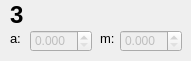
         <widget class="QWidget" name="page_7">
          <widget class="QLabel" name="label_21">
           <property name="geometry">
            <rect>
             <x>10</x>
             <y>0</y>
             <width>21</width>
             <height>31</height>
            </rect>
           </property>
           <property name="text">
            <string>&lt;h1&gt;3&lt;/h1&gt;</string>
           </property>
          </widget>
          <widget class="QLabel" name="label_27">
           <property name="geometry">
            <rect>
             <x>100</x>
             <y>30</y>
             <width>16</width>
             <height>16</height>
            </rect>
           </property>
           <property name="font">
            <font>
             <pointsize>10</pointsize>
            </font>
           </property>
           <property name="text">
            <string>m:</string>
           </property>
          </widget>
          <widget class="QDoubleSpinBox" name="fire3Box_b">
           <property name="enabled">
            <bool>false</bool>
           </property>
           <property name="geometry">
            <rect>
             <x>120</x>
             <y>30</y>
             <width>62</width>
             <height>22</height>
            </rect>
           </property>
           <property name="decimals">
            <number>3</number>
           </property>
          </widget>
          <widget class="QDoubleSpinBox" name="fire3Box_a">
           <property name="enabled">
            <bool>false</bool>
           </property>
           <property name="geometry">
            <rect>
             <x>30</x>
             <y>30</y>
             <width>62</width>
             <height>22</height>
            </rect>
           </property>
           <property name="decimals">
            <number>3</number>
           </property>
          </widget>
          <widget class="QLabel" name="label_28">
           <property name="geometry">
            <rect>
             <x>10</x>
             <y>30</y>
             <width>16</width>
             <height>16</height>
            </rect>
           </property>
           <property name="font">
            <font>
             <pointsize>10</pointsize>
            </font>
           </property>
           <property name="text">
            <string>a:</string>
           </property>
          </widget>
         </widget>
